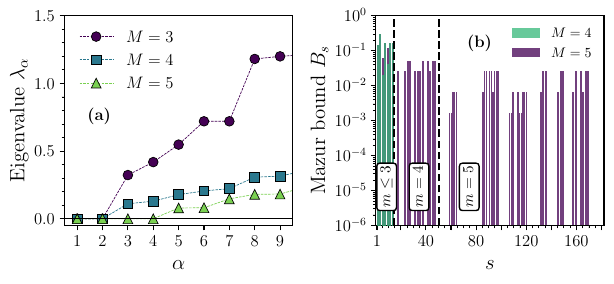

This figure's Python source:
import numpy as np
import matplotlib as mpl
import matplotlib.pyplot as plt
import fitz  # PyMuPDF
import matplotlib.ticker as ticker

filename_spin_op = (
    lambda M: f"../data/XXX_QC/eigenvalues_XXX_QC_M_{M}_J_1.0_d_0.5_hermitian_P_even_Sz_cons_true_spin_op_basis.txt"
)

filename_evec = (
    lambda M: f"../data/XXX_QC/eigenvectors_XXX_QC_M_{M}_J_1.0_d_0.5_hermitian_P_even_Sz_cons_true_spin_op_basis.txt"
)

def latex_plot(scale=1, fontsize=12):
    """Changes the size of a figure and fonts for the publication-quality plots."""
    fig_width_pt = 246.0
    inches_per_pt = 1.0 / 72.27
    golden_mean = (np.sqrt(5.0) - 1.0) / 2.0
    fig_width = fig_width_pt * inches_per_pt * scale
    fig_height = fig_width * golden_mean
    fig_size = [fig_width, fig_height]
    eps_with_latex = {
        "pgf.texsystem": "pdflatex",
        "text.usetex": True,
        "font.family": "serif",
        "font.serif": [],
        "font.sans-serif": [],
        "font.monospace": [],
        "axes.labelsize": fontsize,
        "font.size": fontsize,
        "legend.fontsize": fontsize,
        "xtick.labelsize": 12,
        "ytick.labelsize": 12,
        "figure.figsize": fig_size,
    }
    mpl.rcParams.update(eps_with_latex)


latex_plot(scale=1, fontsize=12)
legend_fontsize = 12
label_fontsize = 15
text_fontsize = 12
tick_fontsize = 14

fig, axs = plt.subplots(
    nrows=1,
    ncols=2,
    figsize=(6.3,3),
    gridspec_kw={"width_ratios": [1,1]},
    constrained_layout=False,
)


ax = axs[0]
pauli_M = [3, 4, 5]
markers = ["o", "s","^"]
colors = plt.cm.viridis(np.linspace(0, 1, 2*len(pauli_M)))
colors = [colors[0], colors[2], colors[4]]


data = np.loadtxt(filename_spin_op(3))
N3 = np.shape(data)[0]
data = np.loadtxt(filename_spin_op(4))
N4 = np.shape(data)[0]
data = np.loadtxt(filename_spin_op(5))
N5 = np.shape(data)[0]  

print(N3, N4, N5)

for i, M in enumerate(pauli_M):
    data = np.loadtxt(filename_spin_op(M))
    idx = np.arange(len(data)) + 1
    ax.plot(
        idx,
        data,
        label=fr"$M={{{M}}}$",
        linewidth=0.5,
        marker=markers[i],
        markersize=7,
        color=colors[i],
        linestyle="--",
        markeredgecolor="black",
        markeredgewidth=0.5,
    )
ax.set_xlim(0.5, 9.5)
ax.set_ylim(-0.05, 1.5)
ax.axhline(0, color="black", linewidth=0.5, linestyle="-")
ax.set_xlabel(r"$\alpha$", fontsize=label_fontsize)
ax.set_ylabel(r"Eigenvalue $\lambda_{\alpha}$", fontsize=label_fontsize)
ax.text(
    0.1,
    0.5,
    r"\textbf{(a)}",
    fontsize=text_fontsize,
    transform=ax.transAxes,
)
ax.legend(loc="upper left", fontsize=legend_fontsize, frameon=False)
ax.set_xticks(
    [1, 2, 3, 4, 5, 6, 7, 8, 9],
    [r"$1$", r"$2$", r"$3$", r"$4$", r"$5$", r"$6$", r"$7$", r"$8$", r"$9$"],
)
ax.yaxis.set_minor_locator(ticker.AutoMinorLocator())
ax.tick_params(axis="y", which="minor", length=2, color="black")


ax = axs[1]
markers = ["o", "s","^"]
colors = plt.cm.viridis(np.linspace(0, 1, 4))
colors = [colors[2*i] for i in range(2)]

data = np.loadtxt(filename_evec(4))
idx = np.arange(np.shape(data)[0]) + 1
ax.bar(
    idx,
    data[:, 0]**2 + data[:, 1]**2,
    label=fr"$M=4$",
    color=colors[1],
    alpha=0.75,
    zorder = 3,
)
data = np.loadtxt(filename_evec(5))
idx = np.arange(np.shape(data)[0]) + 1
ax.bar(
    idx,
    data[:, 0]**2 + data[:, 1]**2 + data[:, 2]**2 + data[:, 3]**2,
    label=fr"$M=5$",
    color=colors[0],
    alpha=0.75,
)
ax.axvline(N3+0.5, color="black", linewidth=1.5, linestyle="--", zorder=10)
ax.axvline(N4+0.5, color="black", linewidth=1.5, linestyle="--", zorder=10)
ax.set_xlim(0.0, N5)
ax.set_ylim(1e-6, 1.0)
ax.set_xlabel(r"$s$", fontsize=label_fontsize)
ax.set_ylabel(r"Mazur bound $B_s$", fontsize=label_fontsize)
ax.text(
    0.4,
    0.85,
    r"\textbf{(b)}",
    fontsize=text_fontsize,
    transform=ax.transAxes,
)

ax.text(
  0.018,
  0.1,
  r"$m \leq 3$",
  fontsize=text_fontsize-1,
  rotation=90,
  transform=ax.transAxes,
  color="black",
  bbox=dict(facecolor='white', edgecolor='black', boxstyle='round,pad=0.2'),
  zorder=10,
)
ax.text(
  0.16,
  0.1,
  r"$m = 4$",
  fontsize=text_fontsize-1,
  transform=ax.transAxes,
  color="black",
  rotation=90,
  bbox=dict(facecolor='white', edgecolor='black', boxstyle='round,pad=0.2'),
  zorder=10,
)
ax.text(
  0.38,
  0.1,
  r"$m = 5$",
  fontsize=text_fontsize-1,
  transform=ax.transAxes,
  color="black",
  rotation=90,
  bbox=dict(facecolor='white', edgecolor='black', boxstyle='round,pad=0.2'),
  zorder=10,
)

ax.legend(loc="upper right", fontsize=legend_fontsize-2, frameon=False)
ax.set_xticks(
    [1, 20, 40, 60, 80, 100, 120, 140, 160, 180],
    [r"$1$", r"", r"$40$", r"", r"$80$", r"", r"$120$", r"", r"$160$", r""],
    minor=False,
)
ax.set_xticks(
  [5, 10, 15, 25, 30, 35, 45, 50, 55, 65, 70, 75, 85, 90, 95, 105, 110, 115, 125, 130, 135, 145, 150, 155, 165, 170, 175],
  minor=True)
ax.set_xticklabels([], minor=True)

ax.yaxis.set_minor_locator(ticker.AutoMinorLocator())
ax.tick_params(axis="y", which="minor", length=2, color="black")
ax.set_yscale("log")

plt.tight_layout()
plt.savefig("fig2.pdf", dpi=300, bbox_inches="tight")